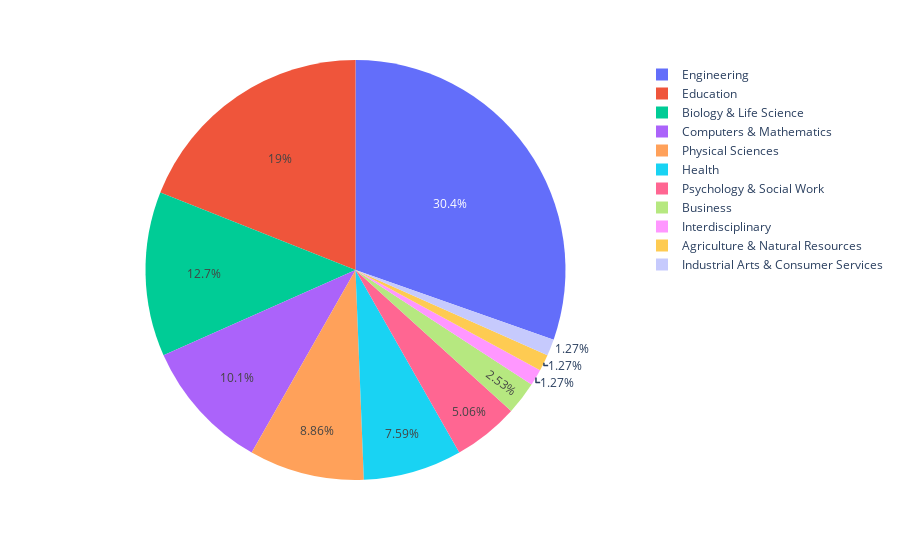

This figure's notebook cell:
### Code cell
fig = px.pie(col_jobs, names='Major_category', title='')
fig.show()

### Figure 1 — Plotly figure (JSON) as saved in the notebook; plotly's stock layout.template omitted (floating-point values rounded to 4 significant figures)
{"data": [{"domain": {"x": [0, 1], "y": [0, 1]}, "hovertemplate": "Major_category=%{label}<extra></extra>", "labels": ["Engineering", "Engineering", "Engineering", "Engineering", "Engineering", "Engineering", "Business", "Physical Sciences", "Engineering", "Engineering", "Engineering", "Engineering", "Engineering", "Engineering", "Engineering", "Engineering", "Engineering", "Engineering", "Engineering", "Computers & Mathematics", "Engineering", "Engineering", "Business", "Engineering", "Engineering", "Engineering", "Engineering", "Health", "Computers & Mathematics", "Computers & Mathematics", "Physical Sciences", "Computers & Mathematics", "Computers & Mathematics", "Computers & Mathematics", "Biology & Life Science", "Computers & Mathematics", "Computers & Mathematics", "Biology & Life Science", "Education", "Engineering", "Health", "Biology & Life Science", "Biology & Life Science", "Physical Sciences", "Physical Sciences", "Biology & Life Science", "Biology & Life Science", "Biology & Life Science", "Physical Sciences", "Health", "Physical Sciences", "Education", "Health", "Biology & Life Science", "Interdisciplinary", "Physical Sciences", "Agriculture & Natural Resources", "Education", "Education", "Education", "Education", "Biology & Life Science", "Biology & Life Science", "Health", "Education", "Education", "Education", "Education", "Education", "Education", "Education", "Industrial Arts & Consumer Services", "Psychology & Social Work", "Education", "Health", "Education", "Psychology & Social Work", "Psychology & Social Work", "Psychology & Social Work"], "legendgroup": "", "name": "", "showlegend": true, "type": "pie"}], "layout": {"legend": {"tracegroupgap": 0}, "margin": {"t": 60}}}
